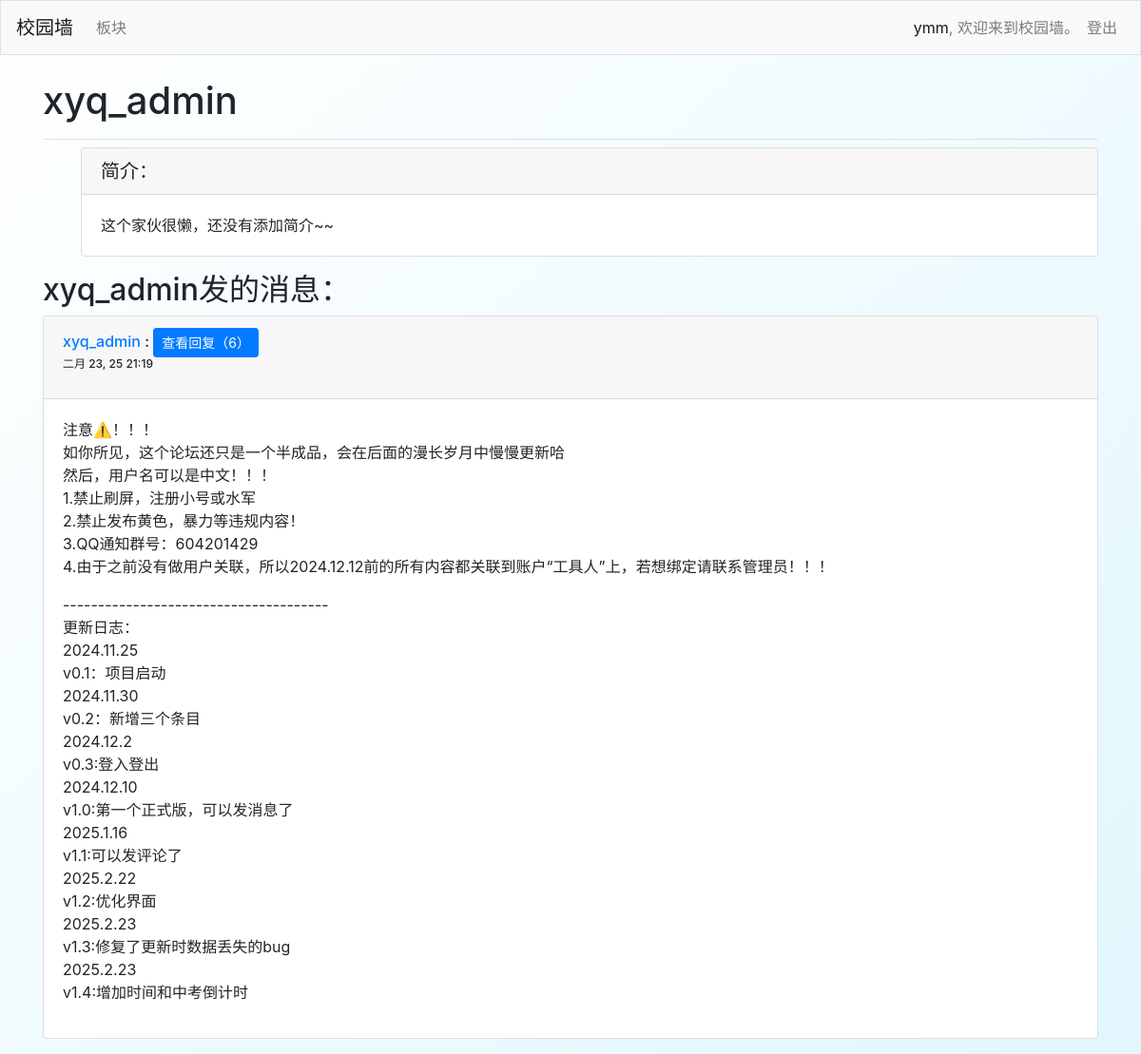
The app's page /users/user/1 (signed in), older data.
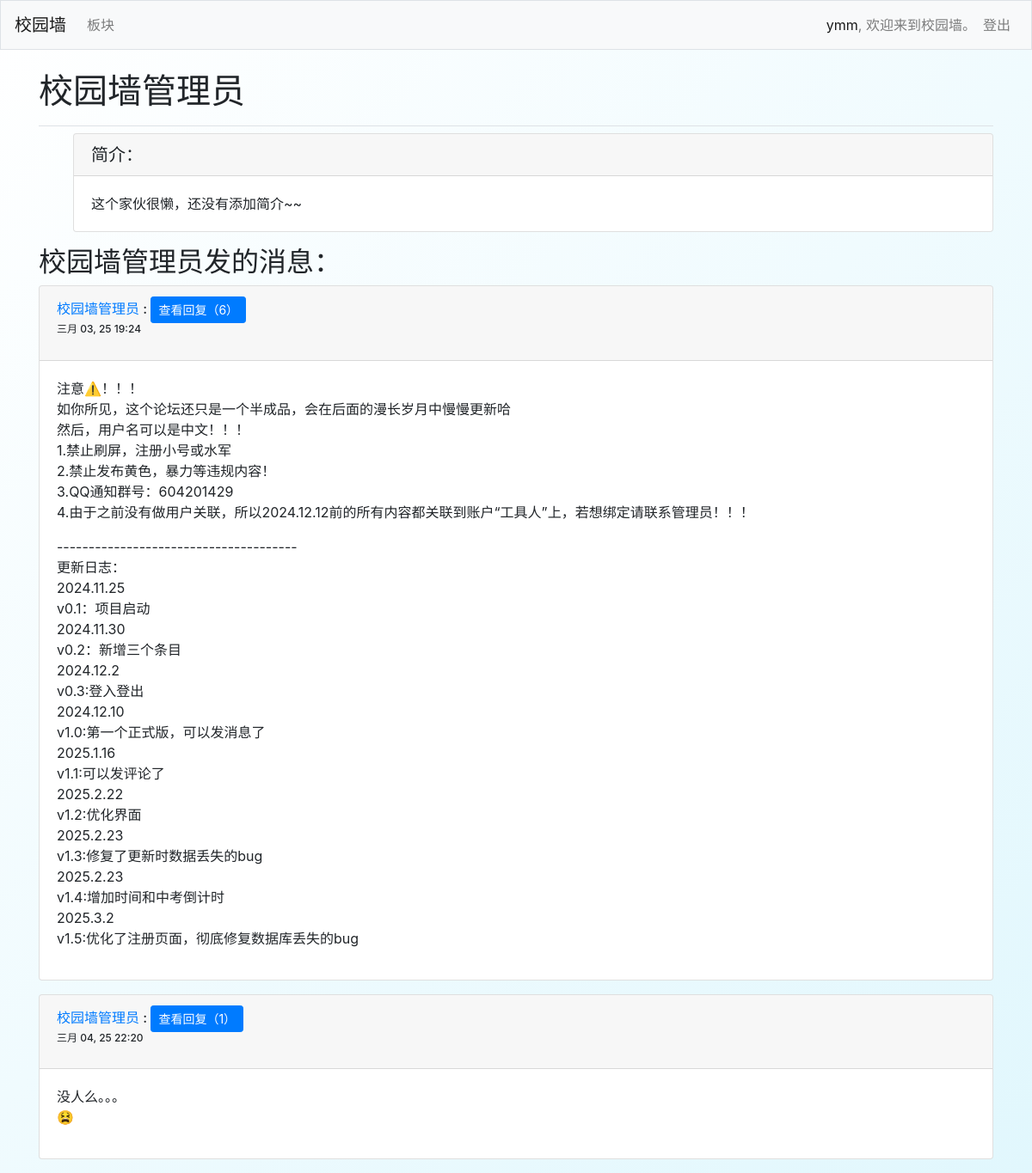
The same page, newer data.
### users/models.py (models this page shows)
class CustomUser(AbstractUser):
    phone_number = models.CharField(max_length=15, blank=True, null=True)  # 允许 NULL
    introduction = models.CharField(max_length=400, blank=True, default='这个家伙很懒，还没有添加简介~~')

### xyq_files/models.py (models this page shows, shortened)
class Entry(models.Model):
    topic = models.ForeignKey(Topic,on_delete=models.CASCADE)
    text = models.TextField()
    date_added = models.DateTimeField(auto_now=True)
    owner = models.ForeignKey(CustomUser,on_delete=models.CASCADE,null=True)
    is_read = models.BooleanField(default=False)
    class Meta:
        verbose_name_plural = 'entries'

### users/views.py (the view)
# urls.py: path('user/<int:user_id>',views.introduction,name='introduction'),
@login_required
def introduction(request,user_id):
    user=CustomUser.objects.get(id=user_id)
    entries = Entry.objects.all()
    for entry in entries:
        entry.reply_count = entry.reply_set.count()
    context ={'user1': user,'entries':entries}
    return render(request,'introduction/introduction.html',context)

### xyq_files/context_processors.py (called while the page is built)
def unread_count_processor(request):
    if request.user.is_authenticated:
        unread_count = Reply.objects.filter(entry__owner=request.user, is_read=False).count()
    else:
        unread_count = 0
    return {'unread_count': unread_count}

### users/templates/introduction/introduction.html (shortened to what this page needs)
{% extends "xyq_files/base.html" %}
{% load bootstrap4 %}
{% block page_header %}
    <h1>{{ user1 }}</h1>
{% endblock page_header %}
{% block content %}
    <ul>
        <div class="card mb-3">
            <h5 class="card-header">简介：
            </h5>
            <div class="card-body">
                {{ user1.introduction }}
            </div>
        </div>
    </ul>
    <h2>{{user1}}发的消息：</h2>
    {% for entry in entries %}
        {% if entry.owner == user1 %}
        <div class="card mb-3">
            <h6 class="card-header">
                <a href="{% url 'users:introduction' entry.owner.id %}" >{{ entry.owner }}</a> :
                <a href="{% url 'xyq_files:entry' entry.id %}" class="btn btn-primary btn-sm">查看回复（{{entry.reply_count}}）</a>
                <p style="font-size: 12px;">
                    {{ entry.date_added|date:'M d, y H:i'}}
                </p>
                </h6>
                <div class="card-body">
                    {{ entry.text|linebreaks }}
            </div>
        </div>
        {% endif %}
    {% empty %}
        <p>该用户还没发过消息哦~~</p>
    {% endfor %}
{% endblock content %}

Row changes from the older to the newer data that the page shows:
removed Entry: owner "xyq_admin", reply_count "6", date_added "二月 23, 25 21:19", text "注意⚠️！！！ 如你所见，这个论坛还只是一个半成品，会在后面的漫长岁月中慢慢更新哈 然后，用户名可以是中文！！！ 1.禁止刷屏，注册小号或水军 2.禁止发布黄色，暴力等违规内容！ 3.QQ通知群号：604201429 4.由于之前没有做用户关联，所以2024.12.12前的所有内容都关联到账户“工具人”上，若想绑定请联系管理员！！！ -------------------------------------- 更新日志： 2024.11.25 v0.1：项目启动 2024.11.30 v0.2：新增三个条目 2024.12.2 v0.3:登入登出 2024.12.10 v1.0:第一个正式版，可以发消息了 2025.1.16 v1.1:可以发评论了 2025.2.22 v1.2:优化界面 2025.2.23 v1.3:修复了更新时数据丢失的bug 2025.2.23 v1.4:增加时间和中考倒计时"
changed CustomUser "这个家伙很懒，还没有添加简介~~": username "xyq_admin" → "校园墙管理员"
added Entry: owner "校园墙管理员", reply_count "6", date_added "三月 03, 25 19:24", text "注意⚠️！！！ 如你所见，这个论坛还只是一个半成品，会在后面的漫长岁月中慢慢更新哈 然后，用户名可以是中文！！！ 1.禁止刷屏，注册小号或水军 2.禁止发布黄色，暴力等违规内容！ 3.QQ通知群号：604201429 4.由于之前没有做用户关联，所以2024.12.12前的所有内容都关联到账户“工具人”上，若想绑定请联系管理员！！！ -------------------------------------- 更新日志： 2024.11.25 v0.1：项目启动 2024.11.30 v0.2：新增三个条目 2024.12.2 v0.3:登入登出 2024.12.10 v1.0:第一个正式版，可以发消息了 2025.1.16 v1.1:可以发评论了 2025.2.22 v1.2:优化界面 2025.2.23 v1.3:修复了更新时数据丢失的bug 2025.2.23 v1.4:增加时间和中考倒计时 2025.3.2 v1.5:优化了注册页面，彻底修复数据库丢失的bug"
added Entry: owner "校园墙管理员", reply_count "1", date_added "三月 04, 25 22:20", text "没人么。。。 😫"
